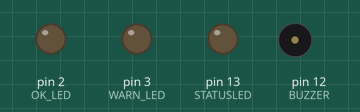
A sketch run on a simulated Arduino Uno, built with avr-gcc and run on an emulated ATmega328P. Parts: output pins drawn as LEDs (lit = HIGH), buzzer (waves = sounding, pin HIGH). What the sketch prints to the serial monitor is not drawn.

Above: at 0.5 s.
Timing chart, 0 to 6.0 s (numbered marks = the images above):
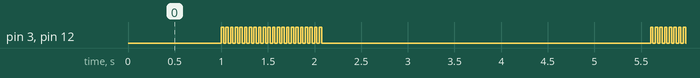

Measured:
- by itself, pin 3 (WARN_LED), pin 12 (BUZZER): repeats every 4.6 s: HIGH 0.03 s, LOW 3.5 s, 21 × (HIGH 0.03 s, LOW 0.03 s)

The sketch:

GPS_Dynamic_Model.ino.ino
```cpp
#include <util/delay.h>

//#define GPSENABLE 2 //my board doesn't require this
#define STATUSLED 13
#define OK_LED 2
#define WARN_LED 3
#define BUZZER 12

void setup() {
 //pinMode(GPSENABLE, OUTPUT); //my board doesn't require this
 pinMode(STATUSLED, OUTPUT);
 pinMode(OK_LED, OUTPUT);
 pinMode(WARN_LED, OUTPUT);
 pinMode(BUZZER, OUTPUT);

 Serial.begin(9600);

 //digitalWrite(GPSENABLE, HIGH); //my board doesn't require this
 _delay_ms(500);
 setGPS_DynamicModel6();
}
void loop() {
 digitalWrite(STATUSLED,!digitalRead(STATUSLED)); //led beacon
 _delay_ms(1000);
}
void setGPS_DynamicModel6()
{
 int gps_set_sucess=0;

/* My Dynamic Mode 6 Command from U-centre
    0000  B5 62 06 24 24 00 FF FF 06 03 00 00 00 00 10 27 00
    0011  00 05 00 FA 00 FA 00 64 00 5E 01 00 3C 00 00 00 00
    0022  00 00 00 00 00 00 00 00 84 08
*/

 uint8_t setdm6[] = {
 0xB5, 0x62, 0x06, 0x24, 0x24, 0x00, 0xFF, 0xFF, 0x06,
 0x03, 0x00, 0x00, 0x00, 0x00, 0x10, 0x27, 0x00, 0x00,
 0x05, 0x00, 0xFA, 0x00, 0xFA, 0x00, 0x64, 0x00, 0x5E,
 0x01, 0x00, 0x3C, 0x00, 0x00, 0x00, 0x00, 0x00, 0x00,
 0x00, 0x00, 0x00, 0x00, 0x00, 0x00, 0x84, 0x08 };
 while(!gps_set_sucess)
 {
 sendUBX(setdm6, sizeof(setdm6)/sizeof(uint8_t));
 gps_set_sucess=getUBX_ACK(setdm6);
 }
}
void sendUBX(uint8_t *MSG, uint8_t len) { //rem referencing arrays need pointer dereferencing asterisk
 Serial.flush();
 Serial.write(0xFF); //start bit I assume
 _delay_ms(500);
 for(int i=0; i<len; i++) {
 Serial.write(MSG[i]);
 //------
 digitalWrite(WARN_LED, !digitalRead(WARN_LED)); //Pulse the warn LED to show command upload
 digitalWrite(BUZZER, !digitalRead(BUZZER)); //pulse the buzzer to indicate upload
  _delay_ms(25); //delay allows the led flashes to be visible
  //-----
 }
}
boolean getUBX_ACK(uint8_t *MSG) {
 uint8_t b;
 uint8_t ackByteID = 0;
 uint8_t ackPacket[10];
 unsigned long startTime = millis();

// Construct the expected ACK packet
 ackPacket[0] = 0xB5; // header
 ackPacket[1] = 0x62; // header
 ackPacket[2] = 0x05; // class
 ackPacket[3] = 0x01; // id
 ackPacket[4] = 0x02; // length
 ackPacket[5] = 0x00;
 ackPacket[6] = MSG[2]; // ACK class
 ackPacket[7] = MSG[3]; // ACK id
 ackPacket[8] = 0; // CK_A
 ackPacket[9] = 0; // CK_B

// Calculate the checksums
 for (uint8_t ubxi=2; ubxi<8; ubxi++) {
 ackPacket[8] = ackPacket[8] + ackPacket[ubxi];
 ackPacket[9] = ackPacket[9] + ackPacket[8];
 }

while (1) {

// Test for success
 if (ackByteID > 9) {
 // All packets in order!
 digitalWrite(OK_LED, HIGH);
 return true;
 }

// Timeout if no valid response in 3 seconds
 if (millis() - startTime > 3000) {
 return false;
 }


// Make sure data is available to read
 if (Serial.available()) {
 b = Serial.read();

// Check that bytes arrive in sequence as per expected ACK packet
 if (b == ackPacket[ackByteID]) {
 ackByteID++;
 }
 else {
 ackByteID = 0; // Reset and look again, invalid order
 }
 }
 }
}
```
